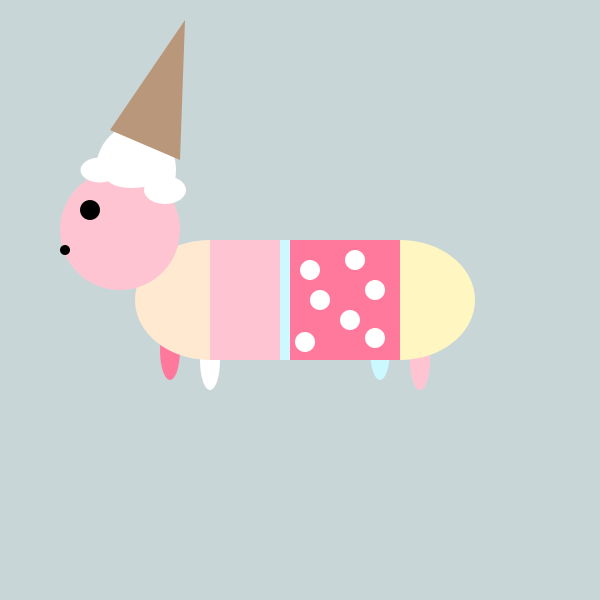
Frame 1 (no input)
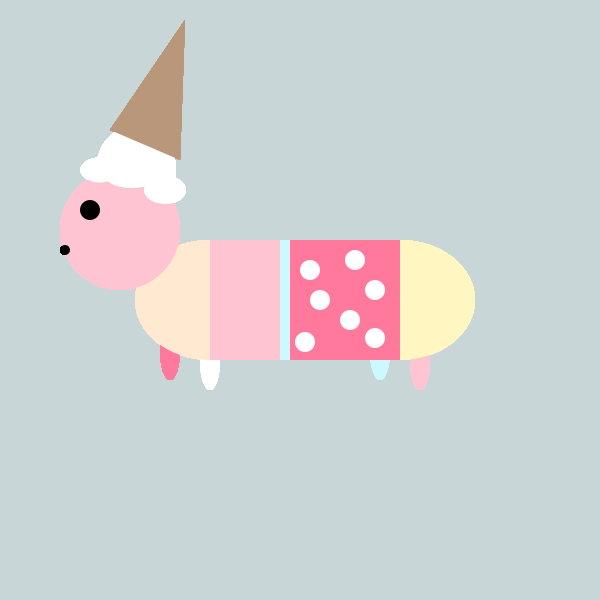
Frame 60 (the mouse pressed at the canvas centre just before this capture)
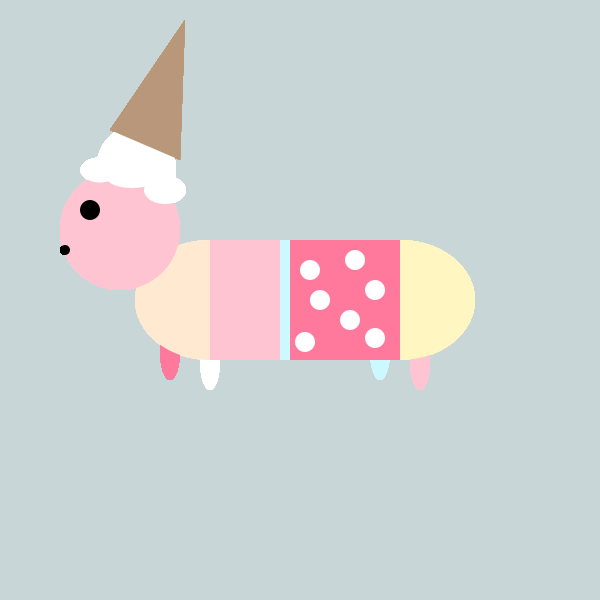
Frame 120 (the mouse held since frame 60 and released just before this capture)

The Processing sketch that drew these frames (run headless with seeded random() and noise(); from frame 60 on, the mouse is pressed at the canvas centre):

// Processing sketch: processing_136030
// ── processing_136030.pde

// Pink Ice Cream Inspired Dachshund

//Design Note: Arcs hidden 
//in order to upload to OpenProcessing 

void setup(){
size(600,600);
background(201,214,216);
smooth();
noStroke();
}

void draw(){

//HAT
fill(255);
ellipse(136,170,80,90);

//Tail
//fill(255,196,210);
//arc(560, 290, 210, 120, PI, PI+QUARTER_PI, CHORD);

//LEGS
ellipse(210,360,20,60);
fill(255,121,157);
ellipse(170,350,20,60);
fill(255,196,210);
ellipse(420,360,20,60);
fill(203,249,255);
ellipse(380,350,20,60);

//BODY
fill(255,233,209);
ellipse(210,300,150,120);
fill(255,246,193);
ellipse(400,300,150,120);
fill(255,196,210);
rect(210,240,80,120);
fill(203,249,255);
rect(280,240,10,120);
fill(255,121,157);
rect(290,240,110,120);


//FACE
fill(255,196,210);
ellipse(120,230,120,120);

//EAR
//fill(255,233,209);
//arc(140, 220, 60, 120, 0, PI+QUARTER_PI, CHORD);

//EYE
fill(0);
ellipse(90,210,20,20);

//NOSE
ellipse(65,250,10,10);

//Spots
fill(255);
ellipse(310,270,20,20);
ellipse(375,290,20,20);
ellipse(305,342,20,20);
ellipse(350,320,20,20);
ellipse(375,338,20,20);
ellipse(320,300,20,20);
ellipse(355,260,20,20);

//Hat Front
fill(255);
ellipse(165,190,42,28);
ellipse(100,170,39,25);
ellipse(132,178,50,20);

//CONE
fill(185,151,122);
triangle(110,130,185,20,180,160);
line(110,130,182,60);

}
